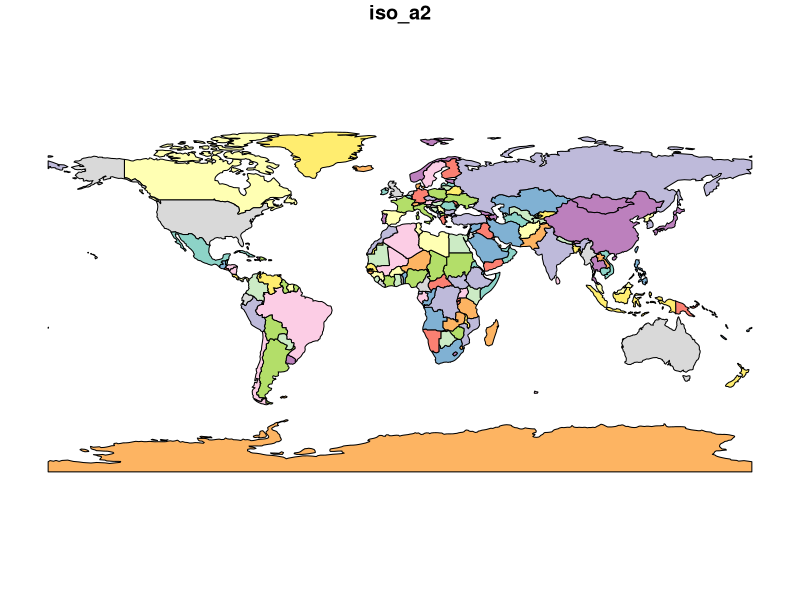
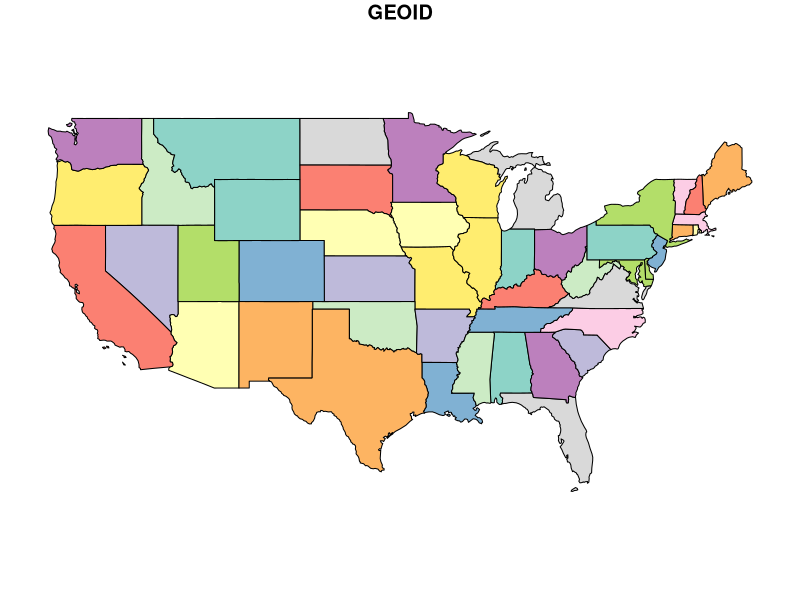

Source code (R) for these figures, in order: (Note: this script raises an error after producing the figures.)
library(spData)
library(sf)
library(tidyverse)
library(units)
# library(units) #this one is optional, but can help with unit conversions.

#load 'world' data from spData package
data(world)

# load 'states' boundaries from spData package
data(us_states)

plot(world[1])  #plot if desired
plot(us_states[1]) #plot if desired

#transform to albers equal area projection
albers="+proj=aea +lat_1=29.5 +lat_2=45.5 +lat_0=37.5 +lon_0=-96 +x_0=0 +y_0=0 +ellps=GRS80 +datum=NAD83 +units=m +no_defs"

#filter world datasat
canada <- world %>%
  filter(name_long == "Canada") %>%
  st_transform(crs = albers)

#buffer Canada
canada_buffered <- st_buffer(canada, dist = 10000) %>%

#filter us datasat
new_york <- us_states %>%
  filter(NAME == "New York") %>%
  st_transform(crs = albers)

border <- st_intersection(canada_buffered, new_york)

#show border
ggplot() +
  geom_sf(data = new_york, fill = "white", color = "black") +
  geom_sf(data = border, fill = "red", color = "blue") +
  ggtitle("Buffered Canada (10km) in Albers Equal Area Projection") +
  theme_minimal()

border_area <- st_area(border) %>%
set_units(km^2)
